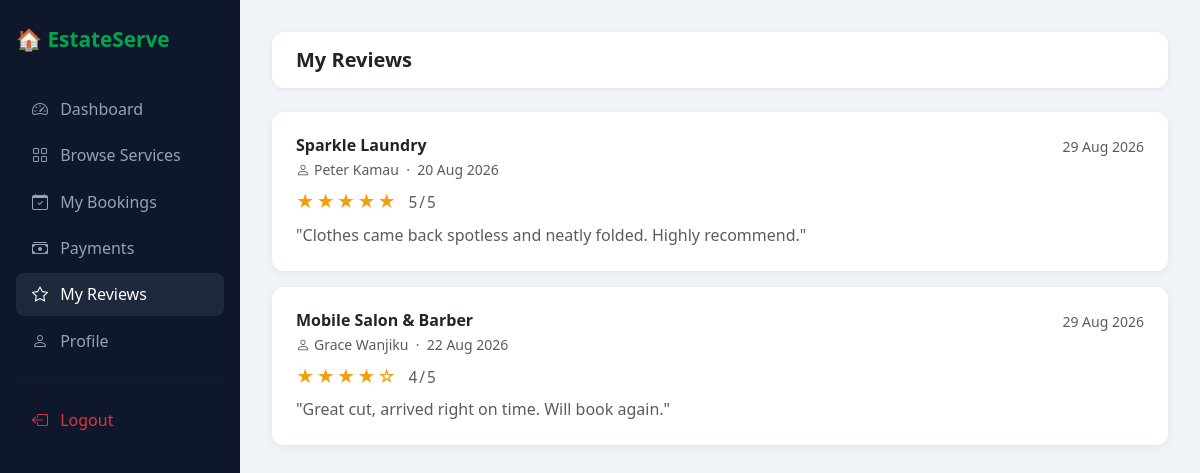
The page /resident/reviews.php (signed in) on the database its author committed.
### tables this page shows
CREATE TABLE reviews (
    id          INT AUTO_INCREMENT PRIMARY KEY,
    booking_id  INT NOT NULL,
    resident_id INT NOT NULL,
    provider_id INT NOT NULL,
    rating      TINYINT NOT NULL,
    comment     TEXT,
    created_at  TIMESTAMP NOT NULL DEFAULT CURRENT_TIMESTAMP,
    CONSTRAINT fk_reviews_booking  FOREIGN KEY (booking_id)
        REFERENCES bookings(id) ON DELETE CASCADE,
    CONSTRAINT fk_reviews_resident FOREIGN KEY (resident_id)
        REFERENCES users(id)    ON DELETE CASCADE,
    CONSTRAINT fk_reviews_provider FOREIGN KEY (provider_id)
        REFERENCES users(id)    ON DELETE CASCADE
);

CREATE TABLE services (
    id          INT AUTO_INCREMENT PRIMARY KEY,
    name        VARCHAR(150) NOT NULL,
    category    ENUM('laundry','car_washing','grocery','house_cleaning',
                     'plumbing','food_delivery','salon') NOT NULL,
    description TEXT,
    price       DECIMAL(10,2) NOT NULL DEFAULT 0,
    provider_id INT NULL,
    status      ENUM('available','unavailable') NOT NULL DEFAULT 'available',
    created_at  TIMESTAMP NOT NULL DEFAULT CURRENT_TIMESTAMP,
    CONSTRAINT fk_services_provider FOREIGN KEY (provider_id)
        REFERENCES users(id) ON DELETE SET NULL
);

CREATE TABLE users (
    id         INT AUTO_INCREMENT PRIMARY KEY,
    full_name  VARCHAR(150) NOT NULL,
    email      VARCHAR(150) NOT NULL UNIQUE,
    phone      VARCHAR(30)  NOT NULL,
    password   VARCHAR(255) NOT NULL,
    role       ENUM('admin','resident','provider','delivery') NOT NULL,
    status     ENUM('active','inactive','pending') NOT NULL DEFAULT 'active',
    created_at TIMESTAMP NOT NULL DEFAULT CURRENT_TIMESTAMP
);

CREATE TABLE bookings (
    id           INT AUTO_INCREMENT PRIMARY KEY,
    resident_id  INT NOT NULL,
    service_id   INT NOT NULL,
    provider_id  INT NULL,
    booking_date DATE NOT NULL,
    booking_time TIME NOT NULL,
    address      VARCHAR(255) NOT NULL,
    notes        TEXT,
    status       ENUM('pending','confirmed','in_progress','completed','cancelled')
                 NOT NULL DEFAULT 'pending',
    created_at   TIMESTAMP NOT NULL DEFAULT CURRENT_TIMESTAMP,
    CONSTRAINT fk_bookings_resident FOREIGN KEY (resident_id)
        REFERENCES users(id)    ON DELETE CASCADE,
    CONSTRAINT fk_bookings_service  FOREIGN KEY (service_id)
        REFERENCES services(id) ON DELETE CASCADE,
    CONSTRAINT fk_bookings_provider FOREIGN KEY (provider_id)
        REFERENCES users(id)    ON DELETE SET NULL
);

### resident/reviews.php (the view, shortened to what this page needs)
<?php
require_once '../includes/db.php';
$user_id = $_SESSION['user_id'];
$stmt = $pdo->prepare("
    SELECT r.*, s.name AS service, u.full_name AS provider, b.booking_date
    FROM reviews r
    JOIN bookings b ON r.booking_id = b.id
    JOIN services s ON b.service_id = s.id
    JOIN users u ON r.provider_id = u.id
    WHERE r.resident_id = ?
    ORDER BY r.created_at DESC
");
$stmt->execute([$user_id]);
$reviews = $stmt->fetchAll();
?>
<!DOCTYPE html>
<html lang="en">
<head>
  <link href="https://cdn.jsdelivr.net/npm/bootstrap@5.3.0/dist/css/bootstrap.min.css" rel="stylesheet">
  <link href="https://cdn.jsdelivr.net/npm/bootstrap-icons@1.10.5/font/bootstrap-icons.css" rel="stylesheet">
</head>
<body>
<div class="sidebar">
  <span class="brand">🏠 EstateServe</span>
  <nav class="nav flex-column">
    <a href="dashboard.php" class="nav-link"><i class="bi bi-speedometer2"></i> Dashboard</a>
    <a href="services.php"  class="nav-link"><i class="bi bi-grid"></i> Browse Services</a>
    <a href="bookings.php"  class="nav-link"><i class="bi bi-calendar-check"></i> My Bookings</a>
    <a href="payments.php"  class="nav-link"><i class="bi bi-cash-stack"></i> Payments</a>
    <a href="reviews.php"   class="nav-link active"><i class="bi bi-star"></i> My Reviews</a>
    <a href="profile.php"   class="nav-link"><i class="bi bi-person"></i> Profile</a>
    <hr style="border-color:#1e293b">
    <a href="../logout.php" class="nav-link text-danger"><i class="bi bi-box-arrow-left"></i> Logout</a>
  </nav>
</div>
<div class="main">
  <div class="topbar">
    <h5 class="mb-0 fw-bold">My Reviews</h5>
  </div>
  <?php if (empty($reviews)): ?>
    <div class="text-center py-5 text-muted">
      <i class="bi bi-star fs-1 d-block mb-3"></i>
      <h5>No reviews yet</h5>
      <p>Complete a booking and leave a review for your service provider.</p>
      <a href="services.php" class="btn btn-success px-4">Book a Service</a>
    </div>
  <?php else: ?>
    <?php foreach ($reviews as $r): ?>
    <div class="review-card card">
      <div class="card-body p-4">
        <div class="d-flex justify-content-between align-items-start">
          <div>
            <h6 class="fw-bold mb-1"><?= htmlspecialchars($r['service']) ?></h6>
            <div class="text-muted small mb-2">
              <i class="bi bi-person me-1"></i><?= htmlspecialchars($r['provider']) ?>
              &nbsp;·&nbsp;
              <?= date('d M Y', strtotime($r['booking_date'])) ?>
            </div>
            <div class="stars mb-2">
              <?= str_repeat('★', $r['rating']) ?><?= str_repeat('☆', 5 - $r['rating']) ?>
              <span class="text-muted small ms-1"><?= $r['rating'] ?>/5</span>
            </div>
            <?php if ($r['comment']): ?>
              <p class="text-muted mb-0">"<?= htmlspecialchars($r['comment']) ?>"</p>
            <?php endif; ?>
          </div>
          <small class="text-muted"><?= date('d M Y', strtotime($r['created_at'])) ?></small>
        </div>
      </div>
    </div>
    <?php endforeach; ?>
  <?php endif; ?>
</div>
</body>
</html>

### resident/reviews.php (style rules this page uses)
body { background: #f0f4f8; }
.sidebar { background: #0f172a; min-height: 100vh; width: 240px; position: fixed; top: 0; left: 0; padding: 1.5rem 1rem; }
.sidebar .brand { color: #00A550; font-weight: 700; font-size: 1.3rem; margin-bottom: 2rem; display: block; }
.sidebar .nav-link { color: #94a3b8; border-radius: 8px; padding: .6rem 1rem; margin-bottom: .2rem; }
.sidebar .nav-link:hover, .sidebar .nav-link.active { background: #1e293b; color: #fff; }
.sidebar .nav-link i { margin-right: 8px; }
.main { margin-left: 240px; padding: 2rem; }
.topbar { background: #fff; border-radius: 12px; padding: 1rem 1.5rem; margin-bottom: 1.5rem; box-shadow: 0 1px 4px rgba(0,0,0,.08); }
.review-card { border: none; border-radius: 12px; box-shadow: 0 2px 8px rgba(0,0,0,.06); margin-bottom: 1rem; }
.stars { color: #f59e0b; font-size: 1.1rem; letter-spacing: 2px; }

### rows shown on the page
reviews: services.name "Sparkle Laundry", provider.full_name "Peter Kamau", booking.booking_date "20 Aug 2026", rating "★★★★★", rating "5", comment "Clothes came back spotless and neatly folded. Highly recommend.", created_at "29 Aug 2026"
reviews: services.name "Mobile Salon & Barber", provider.full_name "Grace Wanjiku", booking.booking_date "22 Aug 2026", rating "★★★★", rating "☆", rating "4", comment "Great cut, arrived right on time. Will book again.", created_at "29 Aug 2026"
